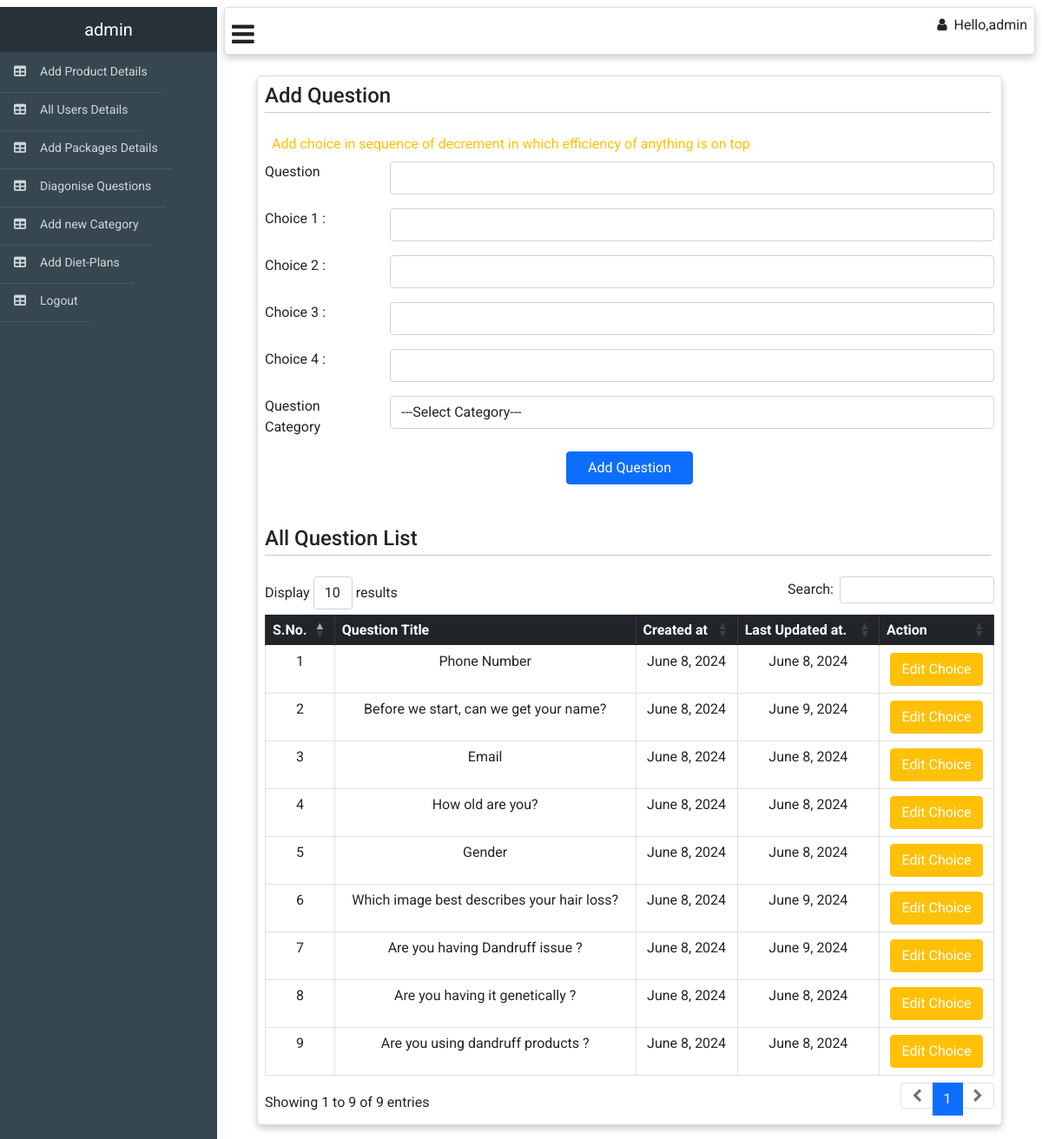
Screenshot of /web_admin/add-questions (signed in) with the database file from the repository.
### web_admin/models.py (models this page shows)
class questions(models.Model):
    question = models.TextField()
    category = models.ForeignKey(category,on_delete=models.CASCADE)
    gender = models.CharField(max_length=15, choices=Gender,blank=True,null=True)
    is_subque = models.BooleanField(default=False)
    main_que = models.ForeignKey('self',on_delete=models.CASCADE,blank=True,null=True)
    is_scoring_que = models.BooleanField(default=True)
    name = models.CharField(max_length=20,null=True,blank=True)
    report_priority = models.IntegerField(null=True,blank=True)
    created_at = models.DateTimeField(auto_now_add=True)
    updated_at = models.DateTimeField(auto_now=True)

### web_admin/views.py (the view, shortened to what this page needs)
# urls.py: path('add-questions',AddQuestions.as_view(),name='add-questions'),
class AddQuestions(APIView):
    template_name = 'add_question.html'
    model = questions
    def get(self,request,*args, **kwargs):
        list = self.model.objects.all()
        category_list = category.objects.all()
        context={'list':list,'category_list':category_list}
        return render(request,self.template_name,context)

### web_admin/templates/add_question.html (shortened to what this page needs)
{% extends "web_adminbase.html" %} {% block body %}{% load static %}
<div class="m-4">
  <div class="card me-6 p-2" style="width: auto">
    <h4 class="m-0 p-0">
      Add Question
      <hr class="hr p-0 mt-1 me-1" />
    </h4>
    <form
      action="/web_admin/add-questions"
      method="post"
      enctype="multipart/form-data"
    >
      <marquee class="text-warning m-2 font-weight-bold"> Add choice in sequence of decrement in which efficiency of anything is on top</marquee>
      <div class="form-group row mt-2">
        <label for="" class="col-sm-2 form-control-label">Question </label>
        <div class="col-sm-10">
          <input type="text" name="question" id="alias-textbox" class="form-control" />
        </div>
      </div>
      <div class="form-group row mt-3">
        <label for="" class="col-sm-2 form-control-label">Choice 1 : </label>
        <div class="col-sm-10">
          <input type="text" name="choice_1" id="alias-textbox" class="form-control" />
        </div>
      </div>
      <div class="form-group row mt-3">
        <label for="" class="col-sm-2 form-control-label">Choice 2 : </label>
        <div class="col-sm-10">
          <input type="text" name="choice_2" id="alias-textbox" class="form-control" />
        </div>
      </div>
      <div class="form-group row mt-3">
        <label for="" class="col-sm-2 form-control-label">Choice 3 : </label>
        <div class="col-sm-10">
          <input type="text" name="choice_3" id="alias-textbox" class="form-control" />
        </div>
      </div>
      <div class="form-group row mt-3">
        <label for="" class="col-sm-2 form-control-label">Choice 4 : </label>
        <div class="col-sm-10">
          <input type="text" name="choice_4" id="alias-textbox" class="form-control" />
        </div>
      </div>
      <div class="form-group row mt-3">
        <label for="" class="col-sm-2 form-control-label">Question Category</label>
        <div class="col-sm-10">
          <select  name="category"
          id="alias-textbox"
          class="form-control"
          required>
          <option  value="" disabled selected hidden>---Select Category---</option>
        </select>
        </div>
      </div>
      <div class="d-flex justify-content-center mt-2">
        <button type="submit" class="btn btn-primary pe-4 ps-4 m-2">
          Add Question
        </button>
      </div>
    </form>
    <h4 class="mt-4 p-0">
      All Question List
      <hr class="hr p-0 mt-1 me-1" />
    </h4>
    <table
      id="example"
      class="table table-bordered text-center"
      style="width: 100%"
    >
      <thead class="table-dark text-center">
        <tr class="p-3 text-center">
          <th>S.No.</th>
          <th>Question Title</th>
          <th>Created at</th>
          <th>Last Updated at.</th>
          <th>Action</th>
        </tr>
      </thead>
      <tbody>
        {% for obj in list %}
        <tr>
          <td>{{forloop.counter}}</td>
          <td>{{obj.question}}</td>
          <td>{{obj.created_at|date}}</td>
          <td>{{obj.updated_at|date}}</td>
          <td><a class="btn btn-warning text-white" href="/web_admin/edit-question/{{obj.id}}">Edit Choice</a></td>
        </tr>
        {% endfor %}
      </tbody>
    </table>
  </div>
</div>
{% endblock %}

### web_admin/templates/web_adminbase.html (shortened to what this page needs)
<html>
  <head>
    {% load static %}
    <link rel="stylesheet" href="/static/cs/dataTables.bootstrap5.min.css" />
    <link href="/static/cs/fontawesome.min.css" rel="stylesheet" />
    <link href="/static/cs/solid.css" rel="stylesheet" />
    <link href="/static/webfonts/fa-solid-900.woff2" rel="stylesheet" />
    <link href="/static/webfonts/fa-solid-900.ttf" rel="stylesheet" />
    <link href="/static/webfonts/fa-solid-900.ttf" rel="stylesheet" />
    <link href="/static/cs/dataTables.bootstrap5.min.css" rel="stylesheet" />
    <link
      href="https://cdn.jsdelivr.net/npm/bootstrap@5.0.2/dist/css/bootstrap.min.css"
      rel="stylesheet"
    />
  <link rel="stylesheet" href="https://cdnjs.cloudflare.com/ajax/libs/font-awesome/4.7.0/css/font-awesome.min.css">
  </head>
  <div id="viewport">
    <div id="sidebar">
      <header>
        <a href="#">{{request.session.name}}</a>
      </header>
      <ul class="nav">
        <li>
          <a href="/web_admin/add-product"><i class="fa-solid fa-table"></i>Add Product Details</a>
        </li>
        <li>
          <a href="/web_admin/all-users"><i class="fa-solid fa-table"></i>All Users Details</a>
        </li>
        <li>
          <a href="/web_admin/add-package"><i class="fa-solid fa-table"></i>Add Packages Details</a>
        </li>
        <li>
          <a href="/web_admin/add-questions"><i class="fa-solid fa-table"></i>Diagonise Questions</a>
        </li>
        <li>
          <a href="/web_admin/add-category"><i class="fa-solid fa-table"></i>Add new Category</a>
        </li>
        <li>
          <a href="/web_admin/add-diet-plan"><i class="fa-solid fa-table"></i>Add Diet-Plans</a>
        </li>
        <li>
          <a href="/web_admin/logout"><i class="fa-solid fa-table"></i>Logout</a>
        </li>
      </ul>
    </div>
    <div id="content">
      <div class="card m-2 p-2" style="width: auto; display: block">
        <div class="nav navbar-right">
          <i class="fa fa-bars" id="drawer_btn" onclick="openCloseNav()"></i>
          <h class="ms-auto" href="#">
            <i class="fa fa-user ms-2 me-2"></i
            >Hello,{{request.session.name}}</h
          >
        </div>
      </div>
      <div class="container-fluid">
        {% block body %}{% endblock body %}
    </div>
  </div>
</html>

### static/cs/solid.css (style rules this page uses)
:root, :host { --fa-style-family-classic: 'Font Awesome 6 Free'; --fa-font-solid: normal 900 1em/1 'Font Awesome 6 Free'; }
.fas, .fa-solid { font-weight: 900; }

### rows the page displays
questions: question "Phone Number", created_at "June 8, 2024", updated_at "June 8, 2024"
questions: question "Before we start, can we get your name?", created_at "June 8, 2024", updated_at "June 9, 2024"
questions: question "Email", created_at "June 8, 2024", updated_at "June 8, 2024"
questions: question "How old are you?", created_at "June 8, 2024", updated_at "June 8, 2024"
questions: question "Gender", created_at "June 8, 2024", updated_at "June 8, 2024"
questions: question "Which image best describes your hair loss?", created_at "June 8, 2024", updated_at "June 9, 2024"
questions: question "Are you having Dandruff issue ?", created_at "June 8, 2024", updated_at "June 9, 2024"
questions: question "Are you having it genetically ?", created_at "June 8, 2024", updated_at "June 8, 2024"
questions: question "Are you using dandruff products ?", created_at "June 8, 2024", updated_at "June 8, 2024"

### other values shown
{{ request.session.name }} "admin"
